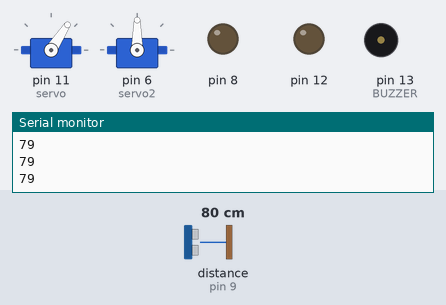
Recording of a sketch running on a simulated Arduino Uno, built with avr-gcc and run on an emulated ATmega328P. On the bench: 2 × servo, output pins drawn as LEDs (lit = HIGH), buzzer (waves = sounding), the last lines printed to the serial monitor. Wiring (inferred from the names in the program): ultrasonic range finder: trigger pin 10; echo pin 9. The test bench sets the inputs (shaded band); at power-on: distance to the obstacle (sensor on pin 9) 80 cm. The echo pulse lasts 58.3 µs per cm; pins used as bus, display or sensor lines are not drawn.

Above: at 1.2 s.
1.3 s: distance to the obstacle (sensor on pin 9) set to 2 cm
At 2.0 s:
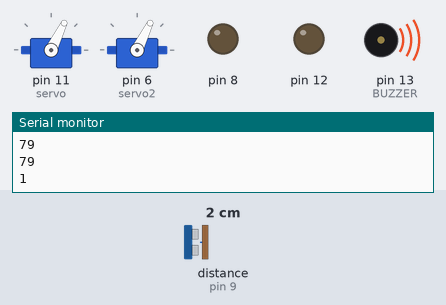
4.3 s: distance to the obstacle (sensor on pin 9) set to 9 cm
At 4.9 s:
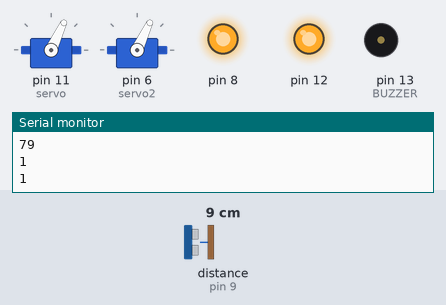
7.3 s: distance to the obstacle (sensor on pin 9) set to 6 cm
10.3 s: distance to the obstacle (sensor on pin 9) set to 3 cm
At 11.1 s:
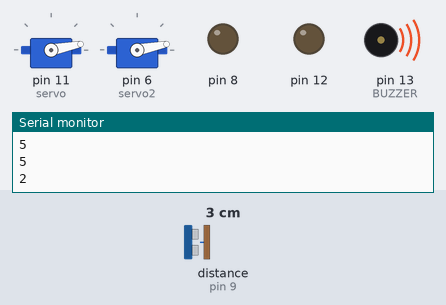
13.3 s: distance to the obstacle (sensor on pin 9) set to 18 cm
At 13.9 s:
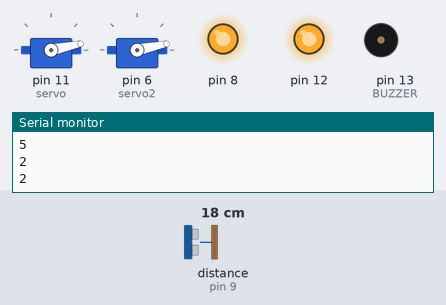
16.3 s: distance to the obstacle (sensor on pin 9) set to 35 cm
Timing chart, 0 to 20.3 s (numbered marks = the images above; inputs shaded):
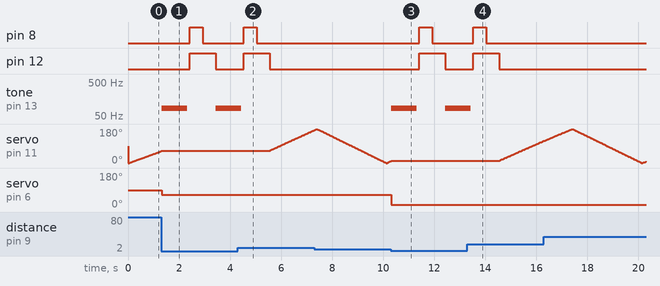

Measured:
- the behaviour switches between 5 and 4 cm on distance to the obstacle (sensor on pin 9) (found by bisection; images 2 and 3)
- after the input at 1.3 s, pin 8: LOW → HIGH after 1.1 s, → LOW 0.50 s later; pin 12: LOW → HIGH after 1.1 s, → LOW 1.0 s later; tone on pin 13 (BUZZER): silent → 85 Hz at once, → silent 1.0 s later, → 85 Hz 1.1 s later; servo on pin 6 (servo2): 90° → 64° at once, → 65° 2.1 s later
- after the input at 4.3 s, pin 8: goes on until 5.0 s, then stays LOW; pin 12: goes on until 5.6 s, then stays LOW; tone on pin 13 (BUZZER): goes on until 4.4 s, then stays silent; servo on pin 6 (servo2): stays 65° (without the input it goes to 66° after 1.3 s)
- after the input at 10.3 s, pin 8: LOW → HIGH after 1.1 s, → LOW 0.50 s later; pin 12: LOW → HIGH after 1.1 s, → LOW 1.0 s later; tone on pin 13 (BUZZER): silent → 85 Hz at once, → silent 1.0 s later, → 85 Hz 1.1 s later; servo on pin 6 (servo2): 65° → 11° at once, → 12° 2.1 s later
- after the input at 13.3 s, pin 8: goes on until 14.0 s, then stays LOW; pin 12: goes on until 14.6 s, then stays LOW; tone on pin 13 (BUZZER): goes on until 13.4 s, then stays silent; servo on pin 6 (servo2): stays 12° (without the input it goes to 13° after 1.3 s)

The sketch:

projekt2_2026_04_27.ino
```cpp
const int trigPin = 10;
const int echoPin = 9;

int straight1 = 70;
int straight2 = 55;

int pos = 0;


#include <Servo.h>

#define BUZZER 13


Servo servo;
Servo servo2;
int angle = 0;

void setup() {
  pinMode(trigPin, OUTPUT);
  pinMode(echoPin, INPUT);
  Serial.begin(9600);
  pinMode(8, OUTPUT);
  pinMode(12, OUTPUT);


  servo.attach(11);
  servo2.attach(6);

  pinMode(BUZZER, OUTPUT);
}

void loop() {
  for (pos = 0; pos <= 180; pos += 1) {
    int dist = meas1();
    Serial.println(dist);

    servo.write(pos);
    delay(15);
    digitalWrite(12, LOW);


    if (dist <= 3) {
      servo2.write(pos);

      tone(BUZZER, 85);
      delay(1000);
      noTone(BUZZER);
      delay(100);
      digitalWrite(12, HIGH);
      digitalWrite(8, HIGH);
      delay(500);
      digitalWrite(8, LOW);
      delay(500);
    }
  }
  for (pos = 180; pos >= 0; pos -= 1) {
    servo.write(pos);
    delay(15);
  }
}


int meas1() {

  float duration, distance;

  digitalWrite(trigPin, LOW);
  delayMicroseconds(2);
  digitalWrite(trigPin, HIGH);
  delayMicroseconds(10);
  digitalWrite(trigPin, LOW);

  duration = pulseIn(echoPin, HIGH);

  distance = (duration * .0343) / 2;

  return distance;
}
```
